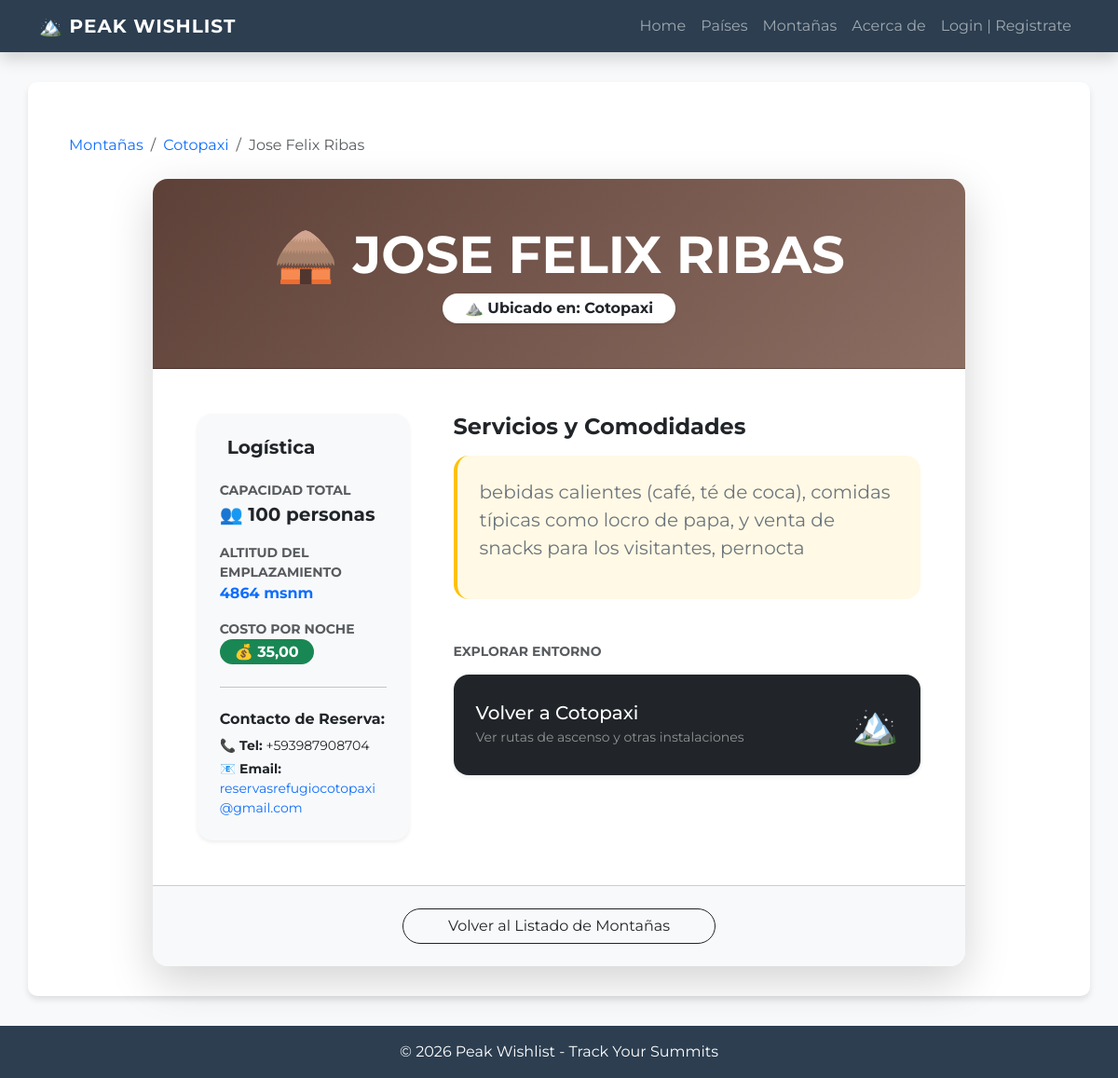
The page /refugio/2/ on the database its author committed.
### peak_wishlist/models.py (models this page shows, shortened)
class Refugio(models.Model):
    nombre = models.CharField(max_length= 50, null=False, blank=False)
    altitud = models.PositiveIntegerField(null=False, blank=False)
    capacidad = models.IntegerField(null=True, blank=True)
    servicios = models.TextField(max_length=250, null=True, blank=True)
    costo = MoneyField(max_digits=10, decimal_places=2, null=True, blank=True)
    telf_contacto = PhoneNumberField(null=True, blank=True)
    correo_contacto = models.EmailField(null=True, blank=True, max_length=50)
    montana = models.ForeignKey(Montana, null=False, blank= False, on_delete=models.CASCADE, verbose_name="montaña")

class Montana(models.Model):
    nombre = models.CharField(max_length= 50, null=False, blank=False)
    altitud = models.PositiveIntegerField(null=False, blank=False)
    cordillera = models.CharField(max_length=50, null=True, blank=True)
    pais = models.ManyToManyField(Pais, related_name="montanas")
    informacion_general = models.TextField(max_length=250, null=True, blank=True)
    requiere_permiso = models.BooleanField(default=False)
    parque = models.ForeignKey(Parque, null=True, blank=True, on_delete=models.PROTECT)
    class Meta:
        verbose_name="Montaña"
        verbose_name_plural="Montañas"

### peak_wishlist/views/refugio.py (the view)
# urls.py: path("refugio/<int:pk>/", refugio.RefugioDetail.as_view(), name="refugio_detail"),
@method_decorator(login_not_required, name='dispatch')
class RefugioDetail(DetailView):
    model = Refugio
    template_name = "peak_wishlist/refugio_detail.html"
    context_object_name = "refugio"

### peak_wishlist/templates/peak_wishlist/refugio_detail.html (shortened to what this page needs)
{% extends 'peak_wishlist/base.html' %}
{% block contenido %}
<div class="container mt-4">
    <nav aria-label="breadcrumb" class="mb-4">
        <ol class="breadcrumb">
            <li class="breadcrumb-item"><a href="{% url 'peak_wishlist:montanas' %}" class="text-decoration-none">Montañas</a></li>
            <li class="breadcrumb-item">
                <a href="{% url 'peak_wishlist:montana_detail' refugio.montana.id %}" class="text-decoration-none">{{ refugio.montana.nombre }}</a>
            </li>
            <li class="breadcrumb-item active">{{ refugio.nombre }}</li>
        </ol>
    </nav>
    <div class="row justify-content-center">
        <div class="col-md-10">
            <div class="card border-0 shadow-lg rounded-4 overflow-hidden">
                <div class="card-header py-5 text-center text-white"
                     style="background: linear-gradient(135deg, #5d4037 0%, #8d6e63 100%);">
                    <h1 class="display-4 fw-bold mb-0">🛖 {{ refugio.nombre|upper }}</h1>
                    <div class="mt-2">
                        <span class="badge rounded-pill bg-white text-dark px-4 py-2 fs-6 shadow-sm">
                            ⛰️ Ubicado en: {{ refugio.montana.nombre }}
                        </span>
                    </div>
                </div>
                <div class="card-body p-4 p-lg-5">
                    <div class="row g-5">
                        <div class="col-lg-4">
                            <div class="p-4 rounded-4 bg-light shadow-sm border-0 h-100">
                                <h5 class="fw-bold mb-4 text-dark">Logística</h5>
                                <div class="mb-3">
                                    <label class="small text-muted d-block text-uppercase fw-bold">Capacidad Total</label>
                                    <span class="fs-5 fw-bold text-dark">👥 {{ refugio.capacidad|default:"Consultar" }} personas</span>
                                </div>
                                <div class="mb-3">
                                    <label class="small text-muted d-block text-uppercase fw-bold">Altitud del Emplazamiento</label>
                                    <span class="text-primary fw-bold">{{ refugio.altitud }} msnm</span>
                                </div>
                                <div class="mb-4">
                                    <label class="small text-muted d-block text-uppercase fw-bold">Costo por Noche</label>
                                    <span class="badge bg-success fs-6 rounded-pill px-3">
                                        💰 {{ refugio.costo|default:"A convenir" }}
                                    </span>
                                </div>
                                <hr>
                                <h6 class="fw-bold mt-4 mb-2 text-dark">Contacto de Reserva:</h6>
                                <div class="small">
                                    <p class="mb-1"><strong>📞 Tel:</strong> {{ refugio.telf_contacto|default:"No disponible" }}</p>
                                    <p class="mb-0"><strong>📧 Email:</strong>
                                        {% if refugio.correo_contacto %}
                                            <a href="mailto:{{ refugio.correo_contacto }}" class="text-decoration-none">{{ refugio.correo_contacto }}</a>
                                        {% else %}
                                            No registrado
                                        {% endif %}
                                    </p>
                                </div>
                            </div>
                        </div>
                        <div class="col-lg-8">
                            <h4 class="fw-bold text-dark mb-3">Servicios y Comodidades</h4>
                            <div class="p-4 rounded-4 border-start border-4 border-warning bg-warning bg-opacity-10 mb-4">
                                <div class="text-secondary fs-5 lh-base">
                                    {% if refugio.servicios %}
                                        {{ refugio.servicios|linebreaks }}
                                    {% else %}
                                        <p class="fst-italic text-muted">No se han detallado los servicios para este refugio.</p>
                                    {% endif %}
                                </div>
                            </div>
                            <div class="mt-5">
                                <h6 class="text-uppercase fw-bold text-muted mb-3 small">Explorar entorno</h6>
                                <div class="row g-3">
                                    <div class="col-md-12">
                                        <a href="{% url 'peak_wishlist:montana_detail' refugio.montana.id %}" class="card text-decoration-none border-0 bg-dark text-white p-4 rounded-4 shadow-sm hover-zoom">
                                            <div class="d-flex justify-content-between align-items-center">
                                                <div>
                                                    <h5 class="mb-1">Volver a {{ refugio.montana.nombre }}</h5>
                                                    <p class="mb-0 text-white-50 small">Ver rutas de ascenso y otras instalaciones</p>
                                                </div>
                                                <span class="fs-1">🏔️</span>
                                            </div>
                                        </a>
                                    </div>
                                </div>
                            </div>
                        </div>
                    </div>
                </div>
                <div class="card-footer bg-light p-4 text-center">
                    <a href="{% url 'peak_wishlist:montanas' %}" class="btn btn-outline-dark rounded-pill px-5">
                        Volver al Listado de Montañas
                    </a>
                </div>
            </div>
        </div>
    </div>
</div>
{% endblock %}

### peak_wishlist/templates/peak_wishlist/base.html (style rules this page uses)
body { font-family: 'Montserrat', sans-serif; background-color: #f8f9fa; }

### peak_wishlist/templates/peak_wishlist/refugio_detail.html (style rules this page uses)
.hover-zoom { transition: transform 0.3s ease, box-shadow 0.3s ease; }

### rows shown on the page
Refugio: montana.nombre "Cotopaxi", nombre "Jose Felix Ribas", nombre "JOSE FELIX RIBAS", capacidad "100", altitud "4864", costo "35,00", telf_contacto "+593987908704", correo_contacto "reservasrefugiocotopaxi@gmail.com", servicios "bebidas calientes (café, té de coca), comidas típicas como locro de papa, y venta de snacks para los visitantes, pernocta"
